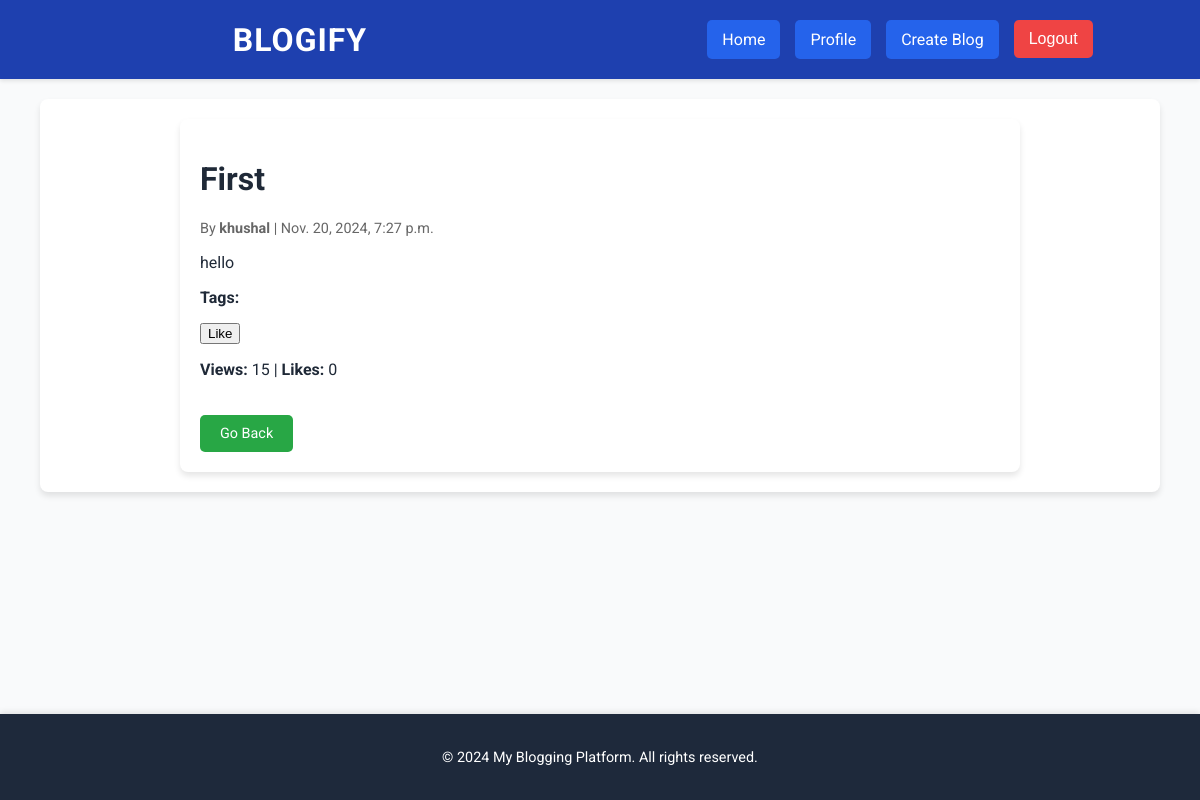
The page /view_blog/1/ (signed in) on the database its author committed.
### blog/models.py (models this page shows, shortened)
class Blog(models.Model):
    STATUS_CHOICES = [
        ('draft', 'Draft'),
        ('post', 'Post'),
        ('archived', 'Archived'),
    ]
    title = models.CharField(max_length=200)
    content = models.TextField()
    author = models.ForeignKey(User, on_delete=models.CASCADE)
    timestamp = models.DateTimeField(auto_now_add=True)
    last_updated = models.DateTimeField(auto_now=True)
    tags = models.CharField(max_length=100, blank=True)  # Comma-separated tags
    status = models.CharField(max_length=10, choices=STATUS_CHOICES, default='post')
    cover_image = models.ImageField(upload_to='blog_images/', blank=True, null=True)
    slug = models.SlugField(unique=True, blank=True)
    views_count = models.PositiveIntegerField(default=0)
    comments_allowed = models.BooleanField(default=True)
    likes_count = models.PositiveIntegerField(default=0)

### blog/views.py (the view)
# urls.py: path('view_blog/<int:blog_id>/', views.view_blog, name='view_blog'),
def view_blog(request, blog_id):
    blog = get_object_or_404(Blog, id=blog_id)
    return render(request, 'blog_detail.html', {'blog': blog})

### blog/templates/blog_detail.html (shortened to what this page needs)
{% extends 'base.html' %}
{% block content %}
<div class="blog-detail-container">
    <h1>{{ blog.title }}</h1>
    <p class="blog-meta">By <strong>{{ blog.author.username }}</strong> | {{ blog.timestamp }}</p>
    <p>{{ blog.content }}</p>
    <div class="blog-footer">
        <p><strong>Tags:</strong> {{ blog.tags }}</p>
        <form method="POST" action="{% url 'like_blog' blog.id %}">
    <button type="submit">
        {% if user.is_authenticated %}
            {% if user_liked %}
                Unlike
            {% else %}
                Like
            {% endif %}
        {% else %}
            Log in to like the post
        {% endif %}
    </button>
</form>
        <p><strong>Views:</strong> {{ blog.views_count }} | <strong>Likes:</strong> {{ blog.likes_count }}</p>
    </div>
    <a href="{{ request.META.HTTP_REFERER|default:'#' }}" class="button back-home-btn">Go Back</a>
</div>
{% endblock %}

### blog/static/blog/style.css (style rules this page uses)
body { font-family: 'Roboto', sans-serif; margin: 0; padding: 0; background-color: #f9fafb; color: #1f2937; min-height: 100vh; display: flex; flex-direction: column; }
.blog-meta { font-size: 0.9rem; color: #666; margin-bottom: 10px; }
.blog-detail-container { max-width: 800px; margin: 0 auto; padding: 20px; background-color: #fff; border-radius: 8px; box-shadow: 0 4px 6px rgba(0, 0, 0, 0.1); }
.back-home-btn { margin-top: 20px; display: inline-block; padding: 10px 20px; font-size: 0.9rem; color: #fff; background-color: #28a745; border-radius: 5px; text-decoration: none; transition: background-color 0.3s ease; }

### rows shown on the page
Blog: title "First", author.username "khushal", timestamp "Nov. 20, 2024, 7:27 p.m.", content "hello", views_count "15", likes_count "0"
